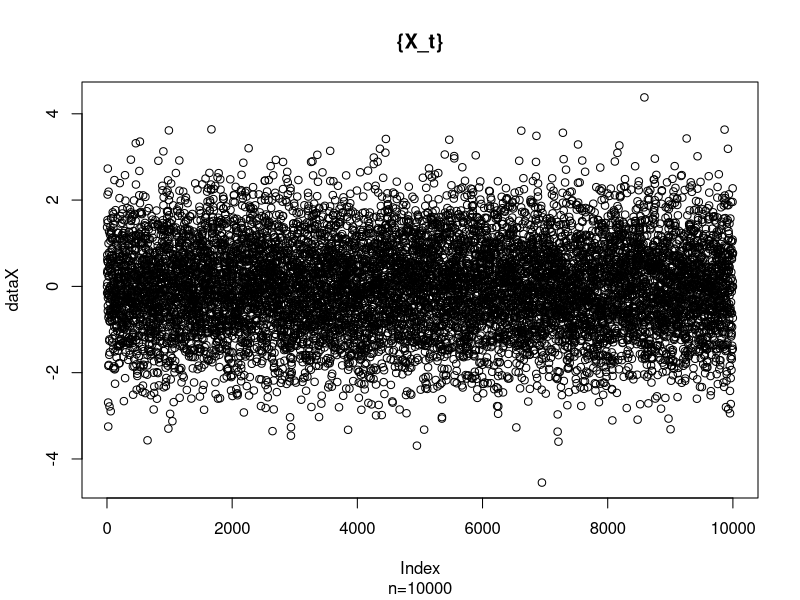
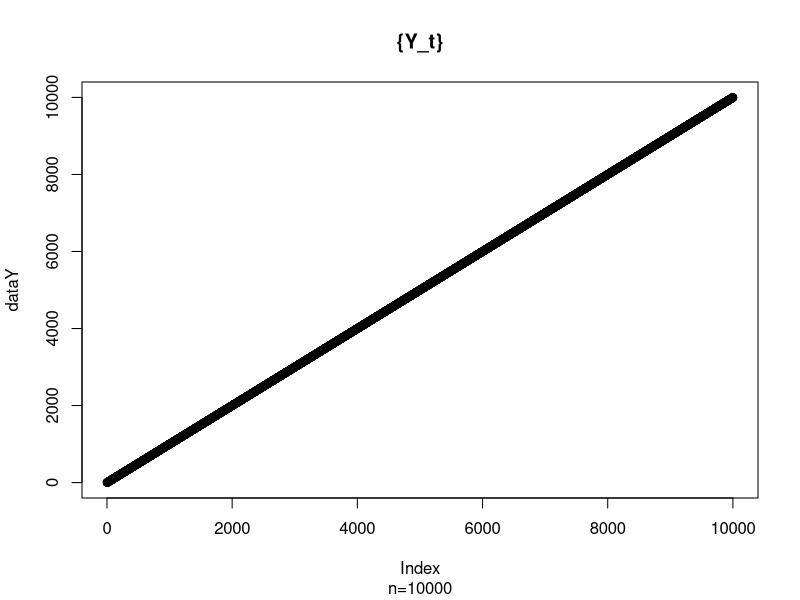
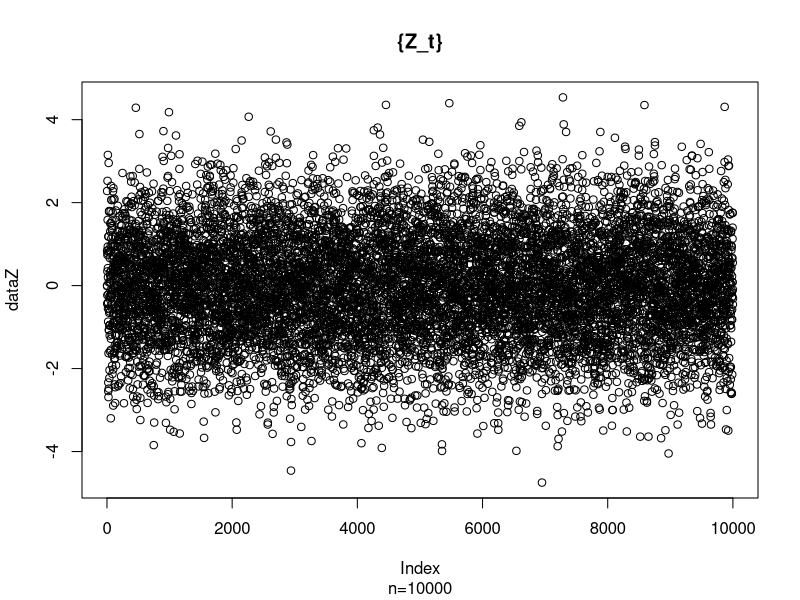

Generate these figures, in order, with R:
## ---- chunk 1
knitr::opts_chunk$set(
  echo = TRUE,
  fig.align = 'center',
  fig.width = 7,
  fig.height = 5,
  out.width = '80%',
  dpi = 300
)

library(tidyverse)
## ---- chunk 2
set.seed(42)
dataX <- c(0)
dataY <- c(0)
dataZ <- c(0)
T <- 10000
errors <- rnorm(T, 0, 1)

for (t in 1:T) {
  dataX <- append(dataX, dataX[t]*0.3 + errors[t])
  dataY <- append(dataY, dataX[t] + t)
  dataZ <- append(dataZ, dataX[t] + sin(t))
}
plot(dataX, main = '{X_t}', sub = 'n=10000')
plot(dataY, main = '{Y_t}', sub = 'n=10000')
plot(dataZ, main = '{Z_t}', sub = 'n=10000')
## ---- chunk 3
name <- c('나연', '민재', '서준', '소연', '수민', '예린', '지은', '지훈', '준호', '현우')
gender <- c('여', '남', '남', '여', '여', '여', '여', '남', '남', '남')
running <- c(14.2, 11.7, 13.8, 15.0, 17.1, 19.5, 13.7, 15.5, 16.3, 12.3)
palgup <- c(38, 51, 48, 27, 9, 13, 37, 55, 45, 19)

physical_test <- data.frame(name, gender, running, palgup)
## ---- chunk 4
solo_rating <- function(gndr, run, pal){
  if (gndr == '여') {
    run_score <- case_when(
    run >= 18.0 ~ 0,
    run >= 16.0 ~ 1,
    run > 14.0 ~ 2,
    TRUE ~ 3
    )
    pal_score <- case_when(
    pal <= 9 ~ 0,
    pal <= 19 ~ 1,
    pal <= 34 ~ 2,
    TRUE ~ 3
    )} 
    else if (gndr == '남') {
    run_score <- case_when(
    run >= 16.1 ~ 0,
    run >= 14.1 ~ 1,
    run > 12.1 ~ 2,
    TRUE ~ 3
    )
    pal_score <- case_when(
    pal <= 19 ~ 0,
    pal <= 34 ~ 1,
    pal <= 49 ~ 2,
    TRUE ~ 3
    )}
  return(run_score + pal_score)
}

ratings <- function(df){
  rtlst <- c()
  for (i in 1:nrow(df)) {
    rtlst <- append(rtlst, solo_rating(df[i, 2], df[i, 3], df[i, 4]))
  }
  return(rtlst)
}
## ---- chunk 5
final_column <- ratings(physical_test)
final_column

physical_test['스코어'] <- final_column
physical_test
